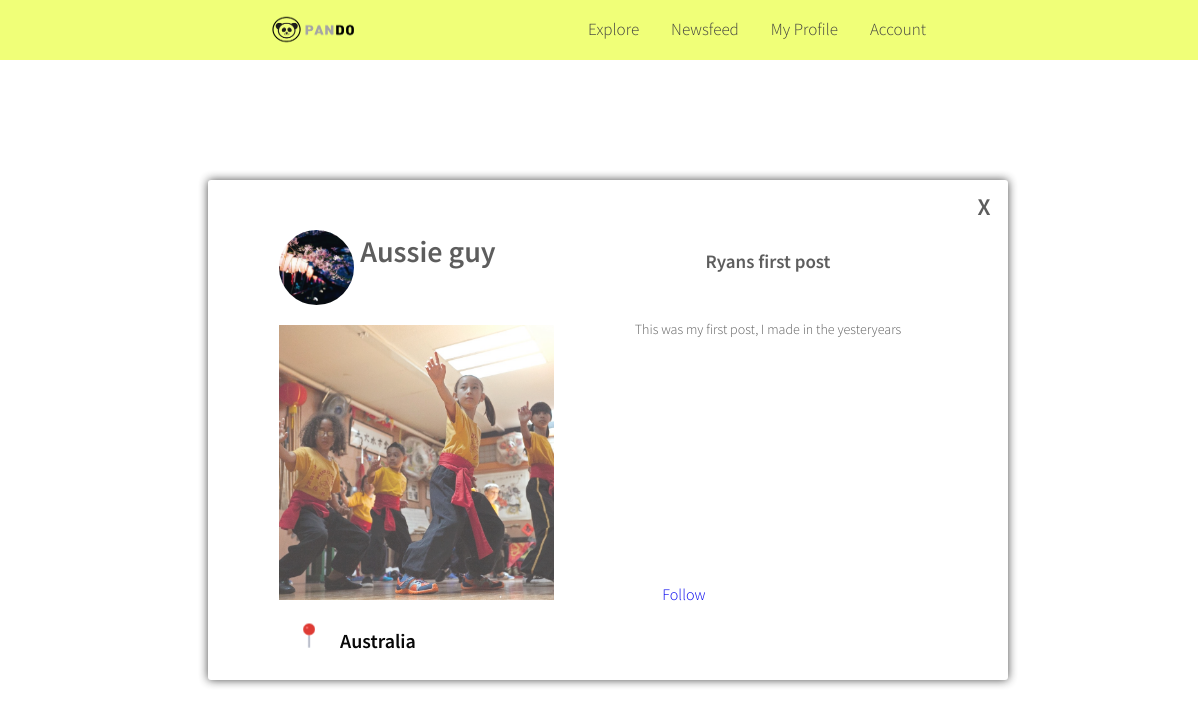
Screenshot of /PANDO/explorepost.php?post=1 with the database file from the repository.
### tables this page shows
CREATE TABLE `users` (
  `userID` int(8) NOT NULL AUTO_INCREMENT,
  `username` varchar(32) NOT NULL,
  `password` varchar(32) NOT NULL,
  `email` varchar(32) NOT NULL,
  `blogName` varchar(64) DEFAULT NULL,
  `location` varchar(128) DEFAULT NULL,
  `shortDesc` text,
  `thumbnail` varchar(256) DEFAULT NULL,
  `language` int(1) NOT NULL,
  PRIMARY KEY (`userID`)
);

CREATE TABLE `posts` (
  `postID` int(8) NOT NULL AUTO_INCREMENT,
  `title` varchar(32) NOT NULL,
  `textblob` varchar(1024) NOT NULL,
  `userID` int(8) NOT NULL,
  `pAddress` varchar(32) DEFAULT NULL,
  `location` varchar(128) DEFAULT NULL,
  `date` date NOT NULL,
  PRIMARY KEY (`postID`),
  KEY `usertable` (`userID`),
  CONSTRAINT `posts_ibfk_1` FOREIGN KEY (`userID`) REFERENCES `users` (`userID`) ON DELETE CASCADE
);

### PANDO/explorepost.php (the view, shortened to what this page needs)
<!DOCTYPE HTML>
<?php
    include '../php_func.php';
    $post = $_GET['post'];
    $result = getPost($post);
    $row = $result->fetch_array(MYSQLI_ASSOC);
?>
<html>
<head>
  <link rel="stylesheet" type="text/css" href="explorepost_style.css">
</head>
<body onload="showpopup()">
  <div class="topnav">
    <a href="home.php">
      <img src="pandologotp.png" alt ="PANDO" />
    </a>
    <div id="links">
      <a href="createaccount.html" class="nav_items">Account</a>
      <a href="myprofile.php?user=<?php echo $_SESSION['userName']; ?>" class="nav_items">My Profile</a>
      <a href="newsfeed.php" class="nav_items">Newsfeed</a>
      <a href="explorepg.php" class="nav_items">Explore</a>
    </div>
  </div>
  <center>
<?php
    $data = getUserThumb($row['userID']);
    $r = $data->fetch_array(MYSQLI_ASSOC);
    $url = "./handlesub.php?user=".$row['userID'];
    $word = '
    <div id="fullpost">
        <a href="explorepg.php" id ="exit_post" class="signup">X</a>
       <img src="'.$r['thumbnail'].'" class="profilepic">
       <h6 class="blogname"><a href="./myprofile.php?user='.$r['username'].'" class="blogname">'.$r['blogName'].'</a></h6>
       <a href='.$url.'>Follow</a>
       <img src="'.$row['pAddress'].'"alt="Post title" class="image">
        <div class="pinlocation">
              <img src="pin.png" alt="Location" class="pin">
              <h6 class="city">'.$row['location'].'</h6>
            </div>
          <div class="descriparea">
                  <h6 class="title">'.$row['title'].'</h6>
                  <span class="descrip">'.$row['textblob'].'</span>
          </div>
            <!-- <center>
              <span class="hovertext">'.$row['title'].'</span>
            </center> -->';
    echo $word;
            ?>
    </div>
  </center>
</body>
</html>

### PANDO/explorepost_style.css (style rules this page uses)
body { background-color: #FFF; background: url(templelant.jpg); background-repeat: no-repeat; background-attachment: fixed; background-size:cover; width: 100%; height: auto; }
.topnav { overflow: hidden; background-color: #f0ff78; width: 100%; margin-top:-180px; margin-left:-10px; margin-right:-10px; position:fixed; z-index: 9999999999; display:block; position:fixed; }
.topnav img { width:120px; height:60px; float: left; margin-left:16em; margin-top: 0px; }
a.nav_items { float: right; display: block; color: #404040; text-align: center; padding:18px 16px; font-family: 'sourcesans', Helvetica; text-decoration: none; font-size: 17px; }
#links { margin-right: 16em; }
#fullpost { width: 800px; height: 500px; margin-top: 180px; margin-bottom:30px; background-color: #ffffff; border-radius: 3px; box-shadow: 0px 0px 10px 0px #424242; padding: 10px; box-sizing : border-box; font-family: 'sourcesans', helvetica; visibility: hidden; display: none; opacity:0.97; z-index:9999999; }
#exit_post { position:relative; right:-115px; bottom:90px; text-decoration: none; color: #585858; font-weight: bold; font-size: 150%; }
.profilepic { height:75px; width: 75px; border-radius: 75px; margin-top:40px; margin-left:-600px; }
.image { width:275px; height: 275px; opacity:0.75; margin-left: -430px; margin-top: -15px; }
.pin { width:50px; height: 50px; }
.city { margin-left:140px; margin-top:-35px; font-size: 20px; }
.pinlocation { margin-left:-600px; margin-top: 5px; }
h6 { font-family: 'sourcesans', Helvetica; font-weight: bold; }
.blogname { margin-top:-80px; margin-left:-180px; font-size:30px; color:#585858; }
a { text-decoration: none; }
.descriparea { width: 400px; height:400px; margin-top:-460px; margin-right:30px; float:right; overflow:hidden; }
.title { font-size:19px; font-family: 'sourcesans', Helvetica; font-weight: bold; margin-top:10px; color:#585858; }
.descrip { text-decoration: none; font-family: 'sourcesans', Helvetica; font-size:14px; color: #585858; }

### rows the page displays
users: thumbnail (picture), blogName "Aussie guy"
posts: pAddress (picture), location "Australia", title "Ryans first post", textblob "This was my first post, I made in the yesteryears"
